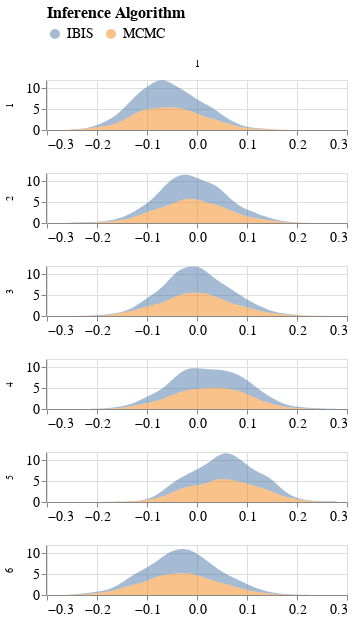

The notebook cell saved with this chart:
### Code cell
param = 'alpha'
df = get_post_df(np.squeeze(ps[param]))
df['source'] = 'MCMC'
df2 = get_post_df(particles[param])
df2['source'] = 'IBIS'

plot_data = pd.concat([df,df2])
plot_data['row'] = plot_data['col']+1
plot_data['col'] = 1

plot_density(plot_data).configure_legend(
    titleFontSize=16,
    labelFontSize=14,
    symbolStrokeWidth=6
    ).configure_axis(
    labelFontSize=14,
    titleFontSize=0
)

### Figure 1 — Vega-Lite specification as saved in the notebook (floating-point values rounded to 4 significant figures; data arrays with more than 128 entries replaced by an {"elided": "..."} marker saying what was removed)
{"config": {"view": {"continuousWidth": 400, "continuousHeight": 300}, "axis": {"labelFontSize": 14, "titleFontSize": 0}, "legend": {"labelFontSize": 14, "symbolStrokeWidth": 6, "titleFontSize": 16}}, "data": {"name": "data-e667d4de3eb04af63489370a101a4ffb"}, "mark": {"type": "area", "opacity": 0.5}, "encoding": {"color": {"type": "nominal", "field": "source", "legend": {"labelFontSize": 14, "orient": "top"}, "title": "Inference Algorithm"}, "column": {"type": "quantitative", "field": "col", "title": null}, "row": {"type": "quantitative", "field": "row", "title": null}, "x": {"type": "quantitative", "field": "value", "title": null}, "y": {"type": "quantitative", "field": "density", "title": null}}, "height": 50, "resolve": {"scale": {"x": "independent"}}, "transform": [{"fold": ["value"]}, {"density": "value", "groupby": ["cn", "row", "col", "source"]}], "width": 300, "$schema": "https://vega.github.io/schema/vega-lite/v4.8.1.json", "datasets": {"data-e667d4de3eb04af63489370a101a4ffb": {"elided": "9000 records"}}}
